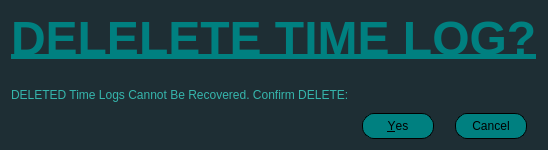
<?xml version="1.0" encoding="UTF-8"?>
<ui version="4.0">
 <class>DeleteTimeEntryDialog</class>
 <widget class="QDialog" name="DeleteTimeEntryDialog">
  <property name="geometry">
   <rect>
    <x>0</x>
    <y>0</y>
    <width>410</width>
    <height>150</height>
   </rect>
  </property>
  <property name="windowTitle">
   <string>Dialog</string>
  </property>
  <property name="styleSheet">
   <string notr="true">QWidget{
	background-color: #1E2E34;
}</string>
  </property>
  <layout class="QVBoxLayout" name="verticalLayout">
   <item alignment="Qt::AlignmentFlag::AlignHCenter">
    <widget class="QLabel" name="timeEntryDeleteLabel">
     <property name="font">
      <font>
       <pointsize>36</pointsize>
       <bold>true</bold>
       <underline>true</underline>
      </font>
     </property>
     <property name="styleSheet">
      <string notr="true">QLabel{
	color: #008080;
}</string>
     </property>
     <property name="text">
      <string>DELELETE TIME LOG?</string>
     </property>
    </widget>
   </item>
   <item>
    <spacer name="verticalSpacer">
     <property name="orientation">
      <enum>Qt::Orientation::Vertical</enum>
     </property>
     <property name="sizeType">
      <enum>QSizePolicy::Policy::Fixed</enum>
     </property>
     <property name="sizeHint" stdset="0">
      <size>
       <width>10</width>
       <height>10</height>
      </size>
     </property>
    </spacer>
   </item>
   <item>
    <widget class="QLabel" name="timeEntryDeleteWarning">
     <property name="styleSheet">
      <string notr="true">QLabel{
	color: #35B5AC;
}</string>
     </property>
     <property name="text">
      <string>DELETED Time Logs Cannot Be Recovered. Confirm DELETE:</string>
     </property>
    </widget>
   </item>
   <item alignment="Qt::AlignmentFlag::AlignRight|Qt::AlignmentFlag::AlignBottom">
    <widget class="QDialogButtonBox" name="timeEntryDeleteButtonBox">
     <property name="styleSheet">
      <string notr="true">QPushButton{
	border-radius: 12px;
	border: 1px solid black;
	border-style: solid;
	min-width: 50px;
	min-height: 10px;
	padding: 5px 10px;
	margin-left: 5px;
	margin-right: 10px;
	background-color: #008080;
	color: black;
}

QPushButton:hover {
	background-color: #2A9089;
}

QPushButton:pressed {
	background-color: #1F6B66;
}</string>
     </property>
     <property name="orientation">
      <enum>Qt::Orientation::Horizontal</enum>
     </property>
     <property name="standardButtons">
      <set>QDialogButtonBox::StandardButton::Cancel|QDialogButtonBox::StandardButton::Yes</set>
     </property>
    </widget>
   </item>
  </layout>
 </widget>
 <resources/>
 <connections>
  <connection>
   <sender>timeEntryDeleteButtonBox</sender>
   <signal>accepted()</signal>
   <receiver>DeleteTimeEntryDialog</receiver>
   <slot>accept()</slot>
   <hints>
    <hint type="sourcelabel">
     <x>248</x>
     <y>254</y>
    </hint>
    <hint type="destinationlabel">
     <x>157</x>
     <y>274</y>
    </hint>
   </hints>
  </connection>
  <connection>
   <sender>timeEntryDeleteButtonBox</sender>
   <signal>rejected()</signal>
   <receiver>DeleteTimeEntryDialog</receiver>
   <slot>reject()</slot>
   <hints>
    <hint type="sourcelabel">
     <x>316</x>
     <y>260</y>
    </hint>
    <hint type="destinationlabel">
     <x>286</x>
     <y>274</y>
    </hint>
   </hints>
  </connection>
 </connections>
</ui>
